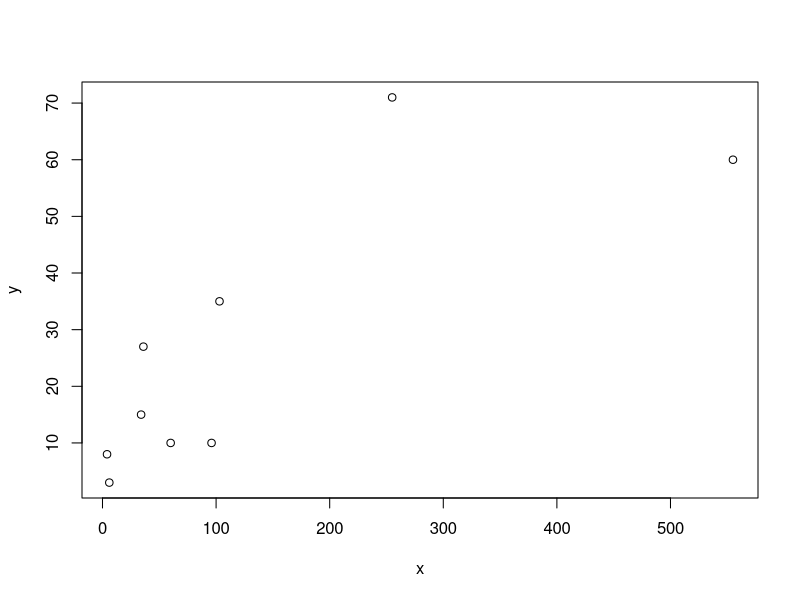

This chart was generated by the following R code:
## ---- chunk 1
knitr::opts_chunk$set(echo = TRUE, warning = FALSE)

invisible(lapply(c( "ggplot2"), 
  function(pkg) suppressPackageStartupMessages(library(pkg, 
                                                character.only = TRUE))))
## ---- chunk 2
x <- c(36, 34, 255, 103, 4, 555, 6, 60, 96)
y <- c(27, 15, 71, 35, 8, 60, 3, 10, 10)
jobpf =  data.frame(x,y)
mod <- lm(formula = y ~ x)
summary(mod)
plot(x, y)
